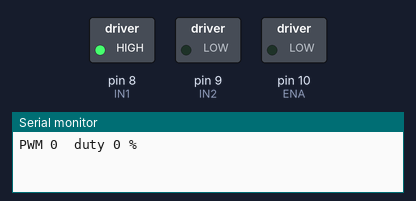
The sketch below on a simulated Arduino Uno, built with avr-gcc and run on an emulated ATmega328P. Parts: switched loads named in the sketch (green lamp = pin HIGH), the last lines printed to the serial monitor.

Above: at 0.05 s.
At 4.45 s:
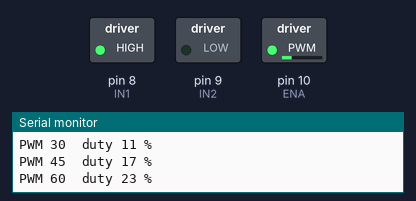
At 8.95 s:
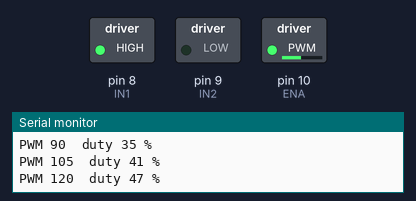
At 17.95 s:
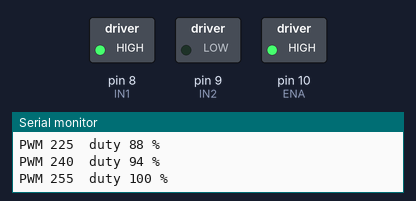
Timing chart, 0 to 27.3 s (numbered marks = the images above):
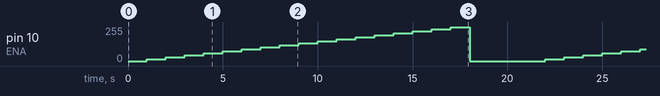

Measured:
- by itself, pin 10 (ENA): ramps from 0/255 to 255/255 and jumps back, once every 21.0 s

The sketch:

ramp.ino
```cpp
// ramp.ino: sweep the PWM value 0 -> 255 and print it, to find where the motor starts turning
// Same wiring as hbridge.ino.

const int ENA = 10;
const int IN1 = 8;
const int IN2 = 9;

void setup() {
  pinMode(ENA, OUTPUT);
  pinMode(IN1, OUTPUT);
  pinMode(IN2, OUTPUT);
  digitalWrite(IN1, HIGH);   // forward
  digitalWrite(IN2, LOW);
  Serial.begin(9600);
}

void loop() {
  for (int pwm = 0; pwm <= 255; pwm += 15) {
    analogWrite(ENA, pwm);
    Serial.print("PWM ");
    Serial.print(pwm);
    Serial.print("  duty ");
    Serial.print(pwm * 100L / 255);
    Serial.println(" %");
    delay(1000);
  }
  analogWrite(ENA, 0);
  delay(3000);
}
```
